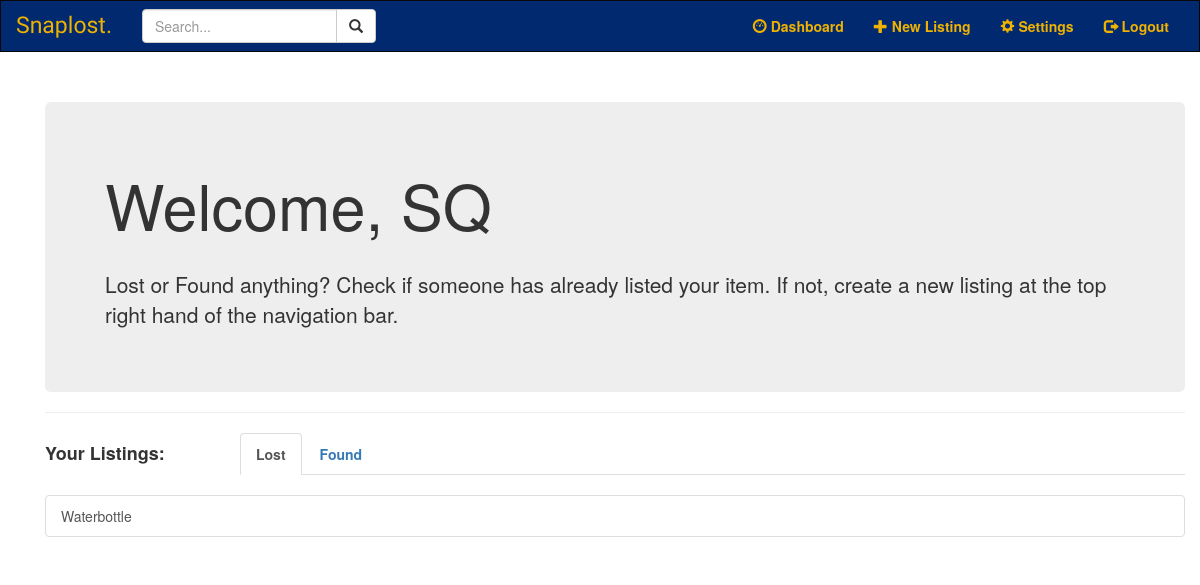
Page /dashboard (signed in) on the earlier database version.
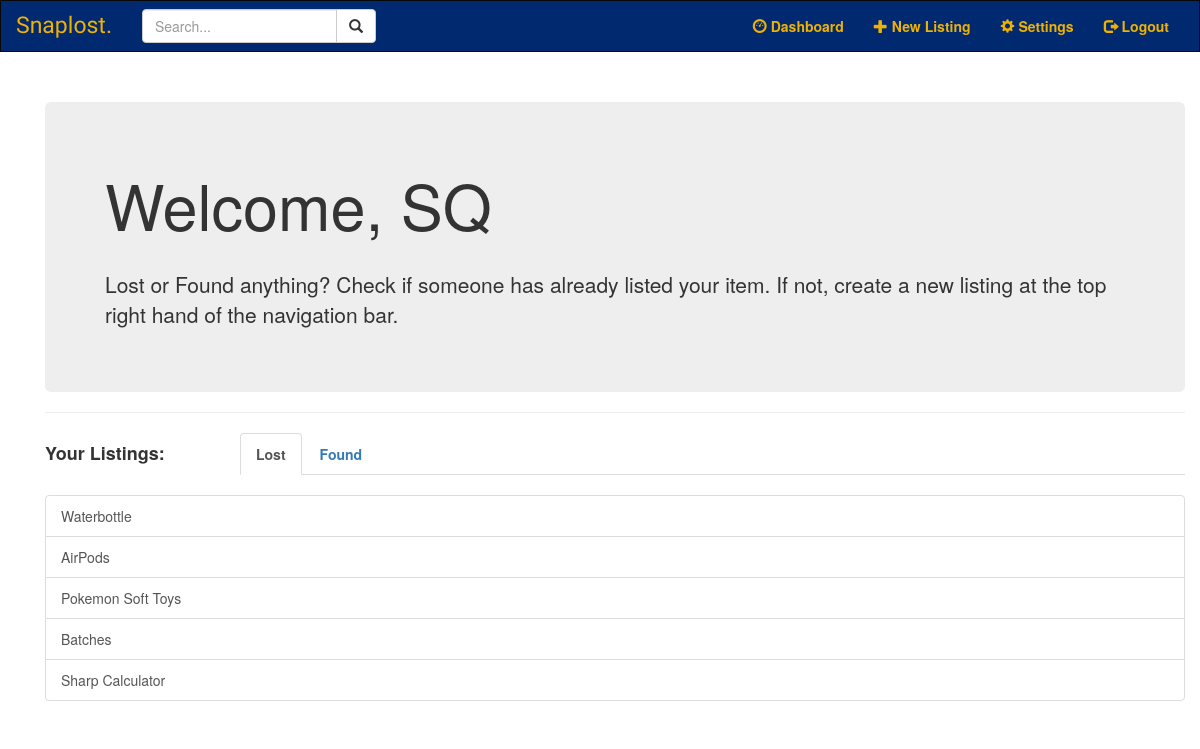
Same page on the later database version.
### models.py (models this page shows, shortened)
class User(UserMixin, db.Model):
	__tablename__ = "user"
	__table_args__ = {'extend_existing': True}
	id = db.Column(db.Integer, primary_key=True)
	email = db.Column(db.String(100), unique=True)
	password = db.Column(db.String(100))
	name = db.Column(db.String(1000), unique=True)
	listing = db.relationship('Item', backref='lister', cascade='all, delete-orphan', lazy='dynamic')

class SearchableMixin(object):
	@classmethod
	def reindex(cls):
		for obj in cls.query:
			add_to_index(cls.__tablename__, obj)

class Item(SearchableMixin, db.Model):
	__tablename__ = "item"
	__table_args__ = {'extend_existing': True}
	__searchable__ = ['item', 'description']
	id = db.Column(db.Integer, primary_key=True)
	category = db.Column(db.String(100), nullable=False)
	item = db.Column(db.String(100), nullable=False)
	description = db.Column(db.String(1000), nullable=False)
	occurdate = db.Column(db.Date)
	time = db.Column(db.Time)
	number = db.Column(db.String(100))
	photo = db.Column(db.String(100))
	user_id = db.Column(db.Integer, db.ForeignKey('user.id'))

### main.py (the view)
@main.route('/dashboard')
@login_required
def dashboard():
	listings = Item.query.filter_by(lister=current_user)
	return render_template('dashboard.html', name=current_user.name, listings=listings)

### forms.py
class SearchForm(FlaskForm):
    q = StringField('Search...', validators=[DataRequired()])
    def __init__(self, *args, **kwargs):
        if 'formdata' not in kwargs:
            kwargs['formdata'] = request.args
        if 'csrf_enabled' not in kwargs:
            kwargs['csrf_enabled'] = False
        super(SearchForm, self).__init__(*args, **kwargs)

### __init__.py (called while the page is built)
def create_app():
    app = Flask(__name__)
    app.config.from_object(Config)
    mail = Mail(app)
    db.init_app(app)
    migrate = Migrate(app, db, render_as_batch=True)
    app.elasticsearch = Elasticsearch("http://localhost:9200")
    login_manager = LoginManager()
    login_manager.login_view = 'auth.login'
    login_manager.login_message_category = 'danger'
    login_manager.init_app(app)
    from .models import User, Item
    @login_manager.user_loader # A user loader tells Flask-Login how to find a specifc user from the ID
    def load_user(user_id):
        return User.query.get(int(user_id))
    from .auth import auth as auth_blueprint
    app.register_blueprint(auth_blueprint)
    from .main import main as main_blueprint
    app.register_blueprint(main_blueprint)
    from .item import item as item_blueprint
    app.register_blueprint(item_blueprint)
    return app

### main.py (called while the page is built)
@main.before_app_request
def before_request():
	g.search_form = SearchForm()
	Item.reindex()

### search.py (called while the page is built)
def add_to_index(index, model):
	if not current_app.elasticsearch:
		return
	payload = {}
	for field in model.__searchable__:
		payload[field] = getattr(model, field) #equivalent to model.field
	current_app.elasticsearch.index(index=index, id=model.id, body=payload)

### templates/dashboard.html (shortened to what this page needs)
{% extends "base.html" %}
{% block content %}
<div class="container">
	<div class="jumbotron">
		<h1>Welcome, {{ name }}</h1>
		<br>
		<p>Lost or Found anything? Check if someone has already listed your item. If not, create a new listing at the top right hand of the navigation bar.</p>
	</div>
	<hr>
	<div class="row">
		<div class="col-sm-2">
			<h4><b> Your Listings: </b></h4>
		</div>
		<div class="col-sm-10">
			<ul class="nav nav-tabs">
				<li class="active"><a data-toggle="tab" href="#lost"><b>Lost</b></a></li>
				<li><a data-toggle="tab" href="#found"><b>Found</b></a></li>
			</ul>
		</div>
	</div>
	<br>
	<div class="tab-content">
		<div id="lost" class="tab-pane fade in active">
			<div class="list-group">
				{% for listing in listings %}
					{% if listing.category == "lost" %}
						<a href="{{ url_for('item.listing', listing_id=listing.id) }}"
							class="list-group-item">{{ listing.item }}</a>
					{% endif %}
				{% endfor %}
			</div>
		</div>
	</div>
</div>
{% endblock %}

### templates/base.html (shortened to what this page needs)
<!DOCTYPE html>
<html lang="en">
    <head>
        <link rel="stylesheet" href="https://maxcdn.bootstrapcdn.com/bootstrap/3.4.1/css/bootstrap.min.css">
        <link href="{{ url_for('static', filename='style.css' )}}" rel="stylesheet">
    </head>
    <body>
        <nav class="navbar navbar-inverse">
            <div class="container-fluid">
                <div class="navbar-header">
                    <a class="navbar-brand" href="{{ url_for('main.home') }}">Snaplost.</a>
                </div>
                <div class="collapse navbar-collapse" id="myNavbar">
                        <form class="navbar-form navbar-left" role="search" method="get"
                                action = "{{ url_for('main.search') }}">
                            <div class="form-group input-group">
                                {{ g.search_form.q(class="form-control",
                                    placeholder=g.search_form.q.label.text) }}
                                <span class="input-group-btn">
                                    <button class="btn btn-default" type="submit">
                                        <span class="glyphicon glyphicon-search"></span>
                                    </button>
                                </span>
                            </div>
                        </form>
                    <ul class="nav navbar-nav navbar-right">
                        <li>
                            {% if current_user.is_authenticated %}
                            <a href="{{ url_for('main.dashboard') }}">
                                <span class="glyphicon glyphicon-dashboard"></span>
                                <b>Dashboard</b>
                            </a>
                            {% endif %}
                        </li>
                        <li>
                            {% if current_user.is_authenticated %}
                            <a href="{{ url_for('item.create')}}">
                                <span class="glyphicon glyphicon-plus"></span>
                                <b> New Listing </b>
                            </a>
                            {% endif %}
                        </li>
                        <li>
                            {% if current_user.is_authenticated %}
                            <a href="{{ url_for('auth.settings')}}">
                                <span class="glyphicon glyphicon-cog"></span>
                                <b> Settings </b>
                            </a>
                            {% endif %}
                        </li>
                        <li>
                            {% if current_user.is_authenticated %}
                            <a href="{{ url_for('auth.logout')}}">
                                <span class="glyphicon glyphicon-log-out"></span>
                                <b> Logout </b>
                            </a>
                            {% endif %}
                        </li>
                    </ul>
                </div>
            </div>
        </nav>
        <div class="container">
            {% block content %} {% endblock %}
        </div>
    </body>
</html>

### static/style.css (style rules this page uses)
.navbar { margin-bottom: 50px; border-radius: 0; }
.jumbotron { margin-bottom: 0; }
.navbar-inverse { background-color: #002970; }
.navbar-inverse .navbar-brand, .navbar-inverse .navbar-nav>li>a { color: #efb200 !important; }
.navbar-inverse .navbar-brand { font-family: 'Hind Siliguri', sans-serif; font-size: 23px; }

Differences in the rows shown:
added Item: item "AirPods"
added Item: item "Pokemon Soft Toys"
added Item: item "Batches"
added Item: item "Sharp Calculator"
